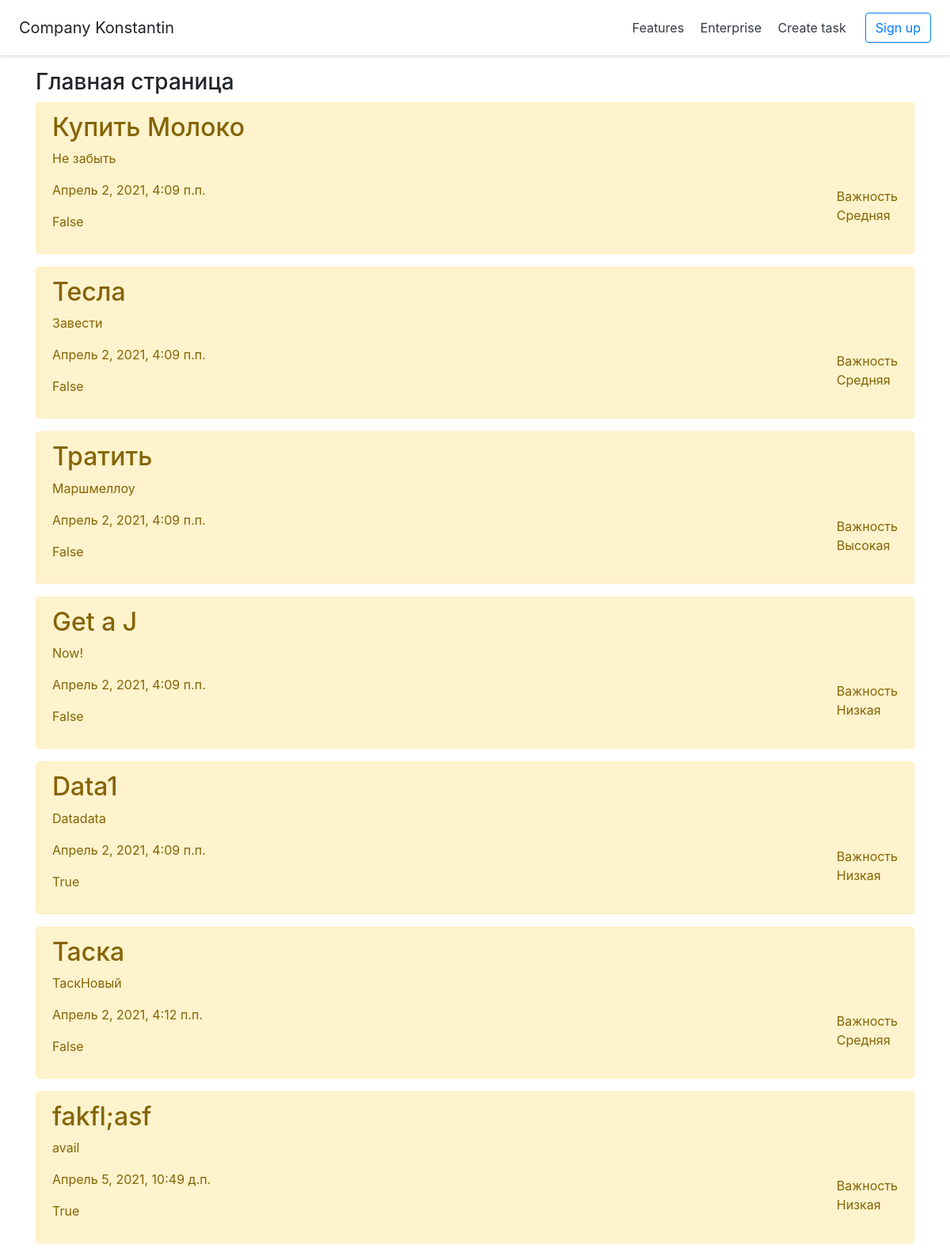
The page / on the database its author committed.
### main/models.py (models this page shows, shortened)
class Task(models.Model):
    title =  models.CharField('Название', max_length=50)
    task = models.TextField('Описание')
    IMPORTANCE_TYPES = (
        (1, 'Высокая'),
        (2, 'Средняя'),
        (3, 'Низкая')
    )
    importance_type = models.IntegerField(verbose_name='Важность', default=2, choices=IMPORTANCE_TYPES)
    date = models.DateTimeField(auto_now_add=True)
    done = models.BooleanField(default=False)
    class Meta:
        verbose_name = 'Задача'
        verbose_name_plural = 'Задачи'

### main/views.py (the view)
# urls.py: path('', views.index, name="home" ),
def index(request):
    tasks = Task.objects.all()
    return render(request, 'main/index.html', {'title':'Главная страница сайта', 'tasks': tasks })

### main/templates/main/index.html (shortened to what this page needs)
{% extends 'main/base.html' %}
{% block content %}
    <h3>Главная страница</h3>
    {% for el in tasks %}
        <div class = "alert alert-warning mt-2">
            <h2>{{ el.title }}</h2>
            <p>{{ el.task }}</p><p>{{ el.date }}</p><p>{{ el.done }}</p>
            <div style="position: absolute; right: 20px; bottom: 20px">Важность<p>{{ el.get_importance_type_display }}</p></div>
        </div>
    {% endfor %}
{% endblock %}

### main/templates/main/base.html (shortened to what this page needs)
<!doctype html>
<html lang="en">
<head>
    <link rel="stylesheet" href="https://stackpath.bootstrapcdn.com/bootstrap/4.5.2/css/bootstrap.min.css">
</head>
<body>
    <div class="d-flex flex-column flex-md-row align-items-center p-3 px-md-4 mb-3 bg-white border-bottom shadow-sm">
      <h5 class="my-0 mr-md-auto font-weight-normal">Company Konstantin</h5>
      <nav class="my-2 my-md-0 mr-md-3">
        <a class= "p-2 text-dark" href="{% url 'home' %}">Features</a>
        <a class="p-2 text-dark" href="{% url 'about' %}">Enterprise</a>
          <a class="p-2 text-dark" href="{% url 'create' %}">Create task</a>
      </nav>
      <a class="btn btn-outline-primary" href="#">Sign up</a>
    </div>
    <div class="container">{% block content %}{% endblock %}</div>
</body>
</html>

### rows shown on the page
Task: title "Купить Молоко", task "Не забыть", date "Апрель 2, 2021, 4:09 п.п.", done "False", importance_type "Средняя"
Task: title "Тесла", task "Завести", date "Апрель 2, 2021, 4:09 п.п.", done "False", importance_type "Средняя"
Task: title "Тратить", task "Маршмеллоу", date "Апрель 2, 2021, 4:09 п.п.", done "False", importance_type "Высокая"
Task: title "Get a J", task "Now!", date "Апрель 2, 2021, 4:09 п.п.", done "False", importance_type "Низкая"
Task: title "Data1", task "Datadata", date "Апрель 2, 2021, 4:09 п.п.", done "True", importance_type "Низкая"
Task: title "Таска", task "ТаскНовый", date "Апрель 2, 2021, 4:12 п.п.", done "False", importance_type "Средняя"
Task: title "fakfl;asf", task "avail", date "Апрель 5, 2021, 10:49 д.п.", done "True", importance_type "Низкая"
